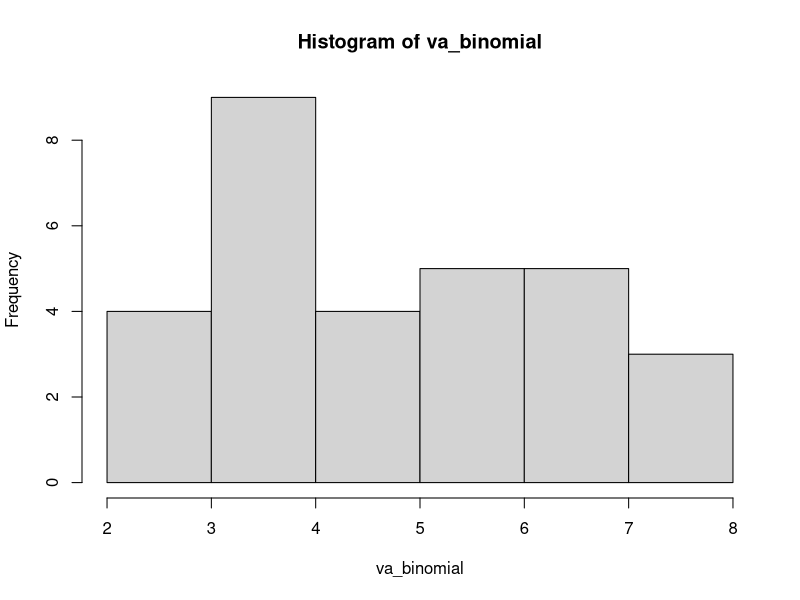
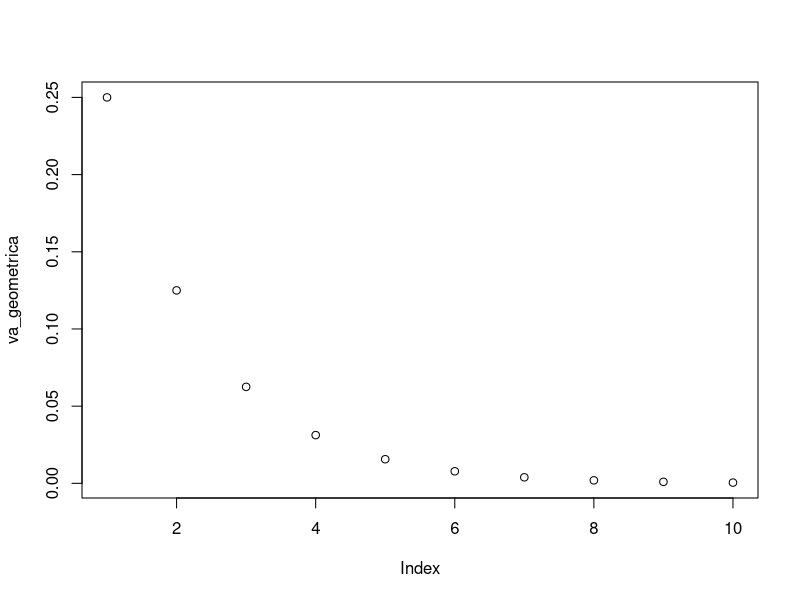
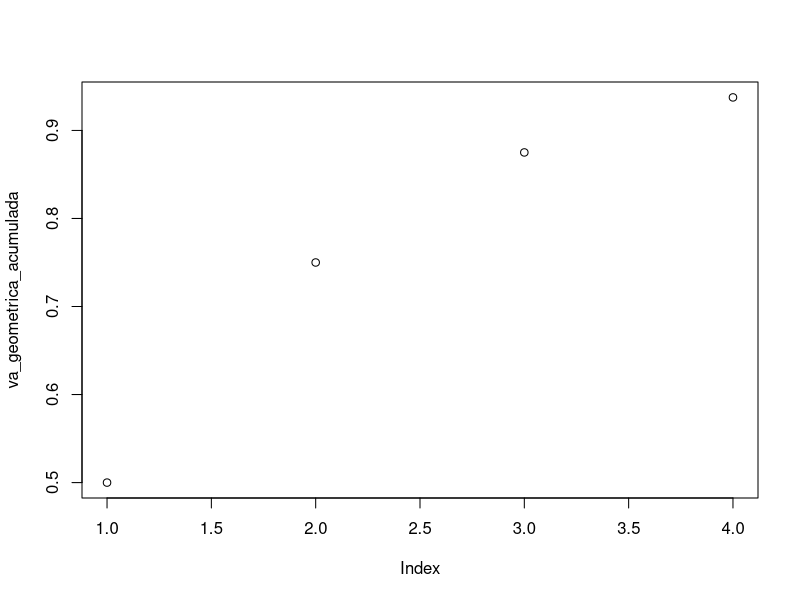
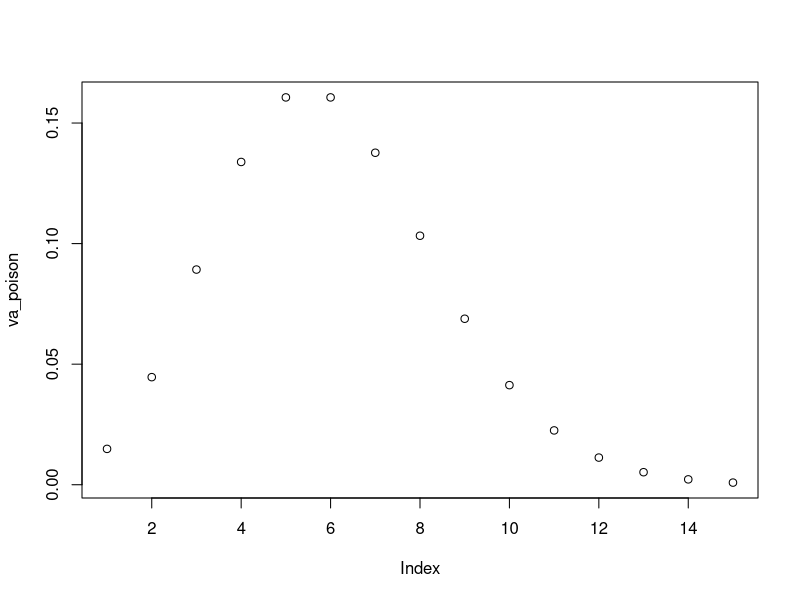
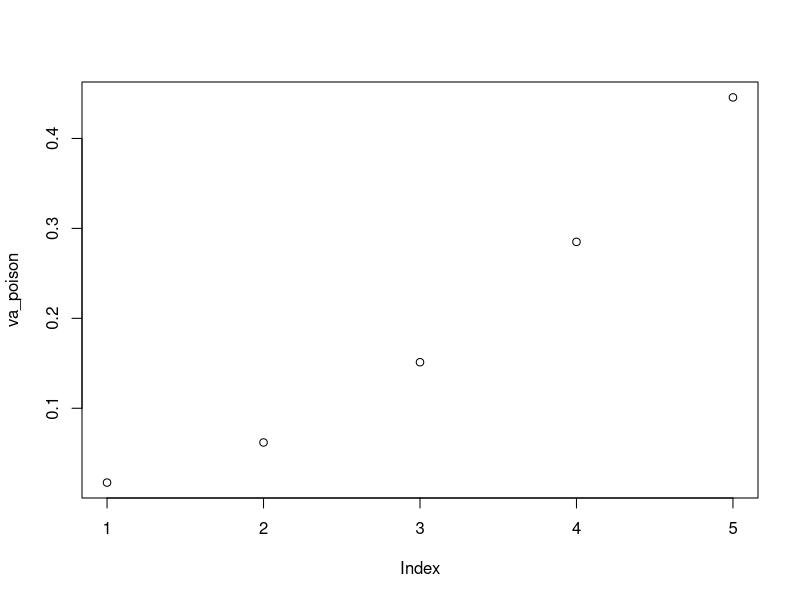
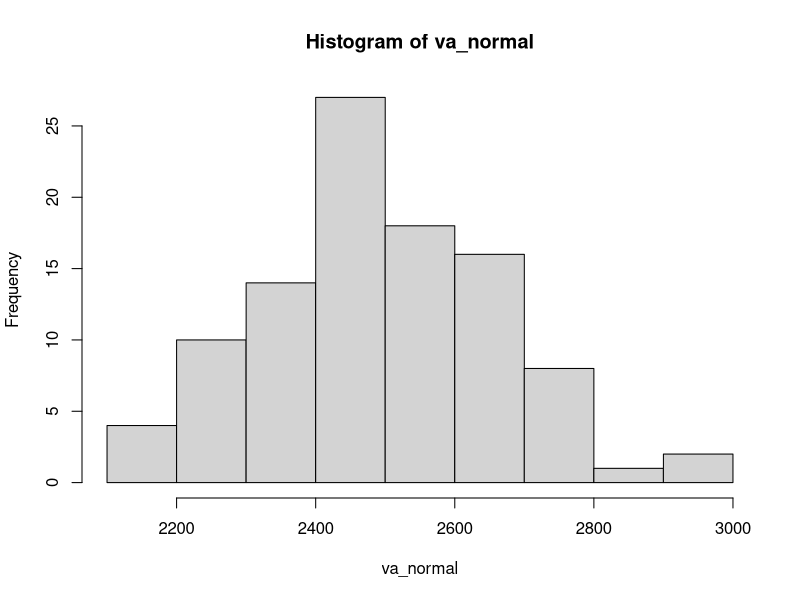
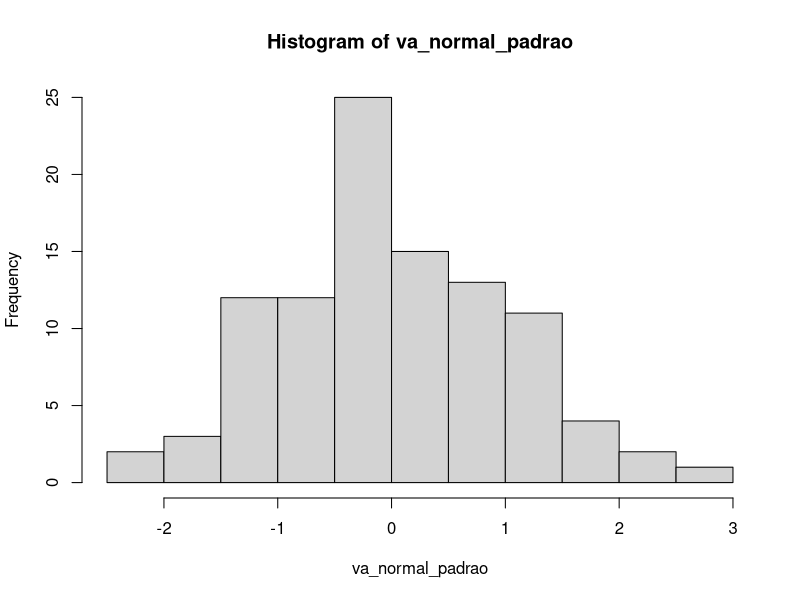
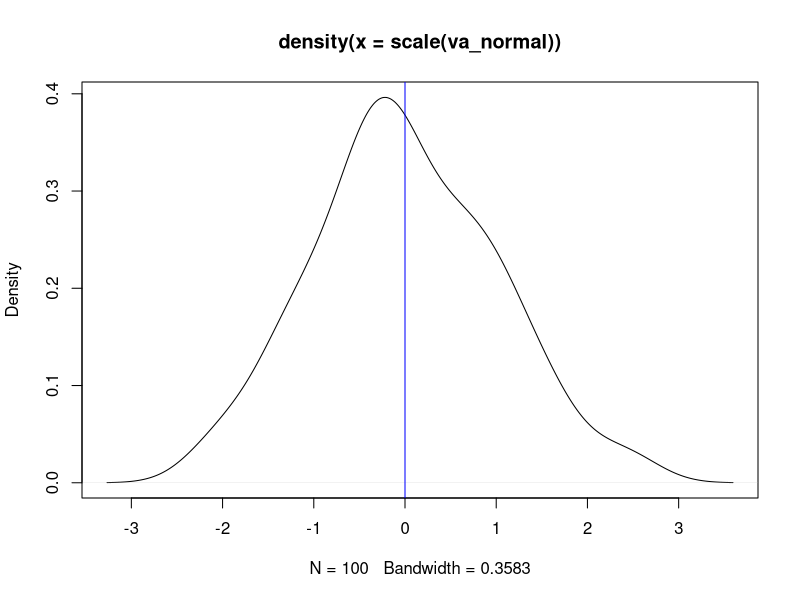

Write the R code that produced these figures, in order. (Note: this script raises an error after producing the figures.)
#########################################################
##
####### Distribuições de Probabilidades #######
## AED - Capitulo 02 - Prof. Máiron Chaves ####
#########################################################
##
#Copie este código, cole no seu R e execute para ver os resultados
################################
#### DISTRIBUIÇÃO BINOMIAL ####
################################
# Exemplo: Definindo como sucesso o cliente comprar, e supondo que a 
# probabilidade de sucesso é 50%.
# Ao passar 10 clientes em nossa loja, qual a probabilidade de realizarmos 2 
# vendas?
# Ou seja, queremos encontrar a probabilidade de dois sucessos, em dez 
# tentativas. Cuja probabilidade de sucesso em cada tentativa é 50% 

dbinom (x = 2, size = 10, prob = 0.5)
#Onde:
# x é o número de sucessos,
# size é o número de tentativas,
# prob é a probabilidade de sucesso em cada tentativa

# A função a seguir gera quantidades aleatórias de sucesso oriundos de uma 
# quantidade (size) de tentativas dada a probabilidade
#(prob) de sucesso.
# É útil para realizar experimentos. Podemos simular qual a frequencia 
# esperada de vendas a cada dez clientes?

#Ainda mantendo a probabilidade de sucesso (cliente comprar) de 50%
va_binomial <- rbinom(n = 30, size=10, prob=0.5)
#Onde:
# n é a quantidade de vezes que o experimento deve ser repetido
# size é o número de tentativas a cada experimento
# prob é o número de sucesso em cada uma das tentativas
hist(va_binomial) # A maior barra no histograma representa a quantidade 
# esperada de vendas
#Ajuste o parametro n para 1000 e plote o histograma, observe como a 
# distribuição binomial se aproxima da normal
# Podemos também querer a probabilidade de que até dois clientes comprem.
#Ao invés de saber a probabilidade de exatos dois comprarem.
#A probabilidade de até dois clientes comprarem é:
#(probabilidade de nenhum cliente comprar) + (probabilidade de um cliente 
# comprar) + probabilidade de dois cliente comprarem)
#Formalizando: P(X<=2) = P(X=0) + P(X=1) + P(X=2)
pbinom(q = 2,size = 10, prob = 0.5)
#A probabilidade de que até dois clientes comprem ao entrarem dez clientes, é de 5,48%
##################################
#### DISTRIBUIÇÃO GEOMÉTRICA ####
##################################
#Exemplo: Definindo como sucesso o cliente comprar, e supondo que a probabilidade de
# sucesso é 50%.
#Qual a probabilidade da primeira venda ocorrer quando o quinto cliente entrar na loja?
dgeom(x = 5-1, prob = 0.5)
#Onde:
# x é o número de tentativas
# prob é a probabilidade de sucessos
# Podemos utilizar a mesma função para nos dar a probabilidade do sucesso 
# ocorrer na primeira tentativa,
#Segunda tentativa, terceira tentativa ... até a décima tentativa.
va_geometrica <- dgeom(x = 1:10, prob = 0.5)
va_geometrica

plot(va_geometrica) #Veja como as probabilidades vão diminuindo. A probabilidade de
# sucesso de 50% é relativamente alta,
#então é muito provavel que o sucesso ocorra logo nas primeiras tentativas
# Podemos utilizar a distribuição geométrica acumulada para saber qual a probabilidade do
# primeiro sucesso
#ocorrer na primeira tentativa OU na segunda tentativa OU na terceira tentativa
#Formalizando, queremos: P(X<=3)
va_geometrica_acumulada <- pgeom(0:3, prob = 0.5)
plot(va_geometrica_acumulada)
#########################################
#### DISTRIBUIÇÃO BINOMIAL NEGATIVA ####
#########################################
# Exemplo: Definindo como sucesso o cliente comprar, e supondo que a probabilidade de
# sucesso é 50%.
#Qual a probabilidade de ter que entrar 8 clientes até que a segunda venda ocorra?
dnbinom(x=2, size = 8, prob = 0.50)
#Onde:
# x é o número de sucessos
# size é a quantidade de tentativos
# prob é a probabilidade de sucesso
#Também pode ser calculado assim:
p <- 0.50
x <- 8
r <- 2
choose(x-1,r-1)*(p^r)*(1-p)^(x-r)
#########################################
#### DISTRIBUIÇÃO POISSON ####
#########################################
# Exemplo: Uma loja recebe em média, 6 (λ) clientes por minuto. Qual a probabilidade de
# que 5(x) clientes
#entrem em um minuto?

dpois(x= 5,lambda = 6)

#Onde:
# x é a quantidade a ser testada
# lambda é a taxa média de ocorrêcia do evento em um determinado período de intervalo de
# tempo ou espaço
# Podemos utilizar a mesma funcao para obter a probabilidade de entrar um cliente, dois
# clientes... quinze clientes
va_poison <- dpois(x = 1:15, lambda = 6)
plot(va_poison)
# Observe que os valores se distribuiem simetricamente en tormo de seis, use acontece
# porque o paramentro
#lambda é a média (e também o desvio padrão) da distribuição de Poisson
# Também podemos obter a probabilidade acumulada de até 5 clientes entrarem na loja em
# um minuto
#Formalizando, queremos: P(X<=5)
va_poison <- ppois(1:5, lambda = 6)

plot(va_poison)
#########################################
#### DISTRIBUIÇÃO NORMAL ####
#########################################
# Exemplo: Suponha que a distribuição dos salários dos funcionários de uma empresa
# sigam uma distribuição
#normal com média μ=2.500 e desvio padrão σ= 170.
# Ao selecionar aleatoriamente um indivíduo dessa população, qual a probabilidade de ter
# salário entre
#2.400 e 2.600 ?
# Precisamos achar a probabilidade do indivíduo ter um salário de até 2.600 e subtrair pela
# probabilidade do
#indivíduo ter o salário até 2.400

#P(X<=2600)
probabilidade_ate_2600 <- pnorm(q = 2600, mean = 2500, sd =170 )
#P(X<=2400)
probabilidade_ate_2400 <- pnorm(q = 2400, mean = 2500, sd =170 )

#P(X<=2600) - P(X<=2400)
# probabilidade_ate_2600 - probabilidade_ate_2400
#Podemos gerar 100 números aleatórios para uma distribuição normal com média 2500 e
# desvio padrão 170
va_normal <- rnorm(n = 100, mean = 2500,sd = 170)
hist(va_normal)
#########################################
#### DISTRIBUIÇÃO NORMAL PADRÃO ####
#########################################
# O comando scale() padroniza uma variável aleatória.
#Ao aplicar o comando na variável va_normal que acabmos de criar, ela ficará com média
# zero e desvio padrão unitário
va_normal_padrao <- scale(va_normal)
hist(va_normal_padrao)
# Exemplo: Suponha que a distribuição dos salários dos funcionários de uma empresa
# sigam uma distribuição
#normal com média μ=2.500 e desvio padrão σ= 170.
# Ao selecionar aleatoriamente um indivíduo dessa população, qual a probabilidade de ter
#salário acima de 2.600 ?
#Padronização
z <- (2600-2500)/170
pnorm(z, mean = 0, sd = 1)
#ou simplesmente
pnorm(z)
#Podemos também visualizar onde está o nosso valor Z em relação a média
plot(density(scale(va_normal))) #Plota curva de densidade
abline(v = 0,col = 'blue') #Gera uma linha sobre média, que é zero pois padronizamos a
distribuição
abline(v = 0.58,col = 'red') #Gera uma linha sobre o valor z obtido
#########################################
#### DISTRIBUIÇÃO F ####
#########################################

#Gerando uma amostra aleatória de 1000 número seguindo uma distribuição F

va_f <- rf( n= 1000, df1 = 5 , df2 = 33 )
# Onde:
# n é a quantidade de números a ser gerado
# df1 é o primeiro grau de liberidade
# df2 é o segundo grau de liberdade
hist(va_f)
#Vá aumentando os graus de liberdade e observe como a distribuição se aproxima da
# normal
#Informação Extra: Uma distribuição F é a razão entre duas chi-quadrado
#########################################
#### DISTRIBUIÇÃO T ####
#########################################
#Gera uma amostra aleatória de 1000 números seguindo uma distribuição T
va_t <- rt(1000, df = 2)

hist(va_t)
#Observe que a distribuição t, assim como a normal padrão, é centrada no zero
#Vá aumentando o grau de liberdade e observando o comportamento do histograma
#########################################
#### DISTRIBUIÇÃO QUI-QUADRADO ####
#########################################
#Gera uma amostra aleatória de 1000 números seguindo uma distribuição qui-quadrado
va_QuiQuadrado <- rchisq(1000,df = 3)
hist(va_QuiQuadrado)